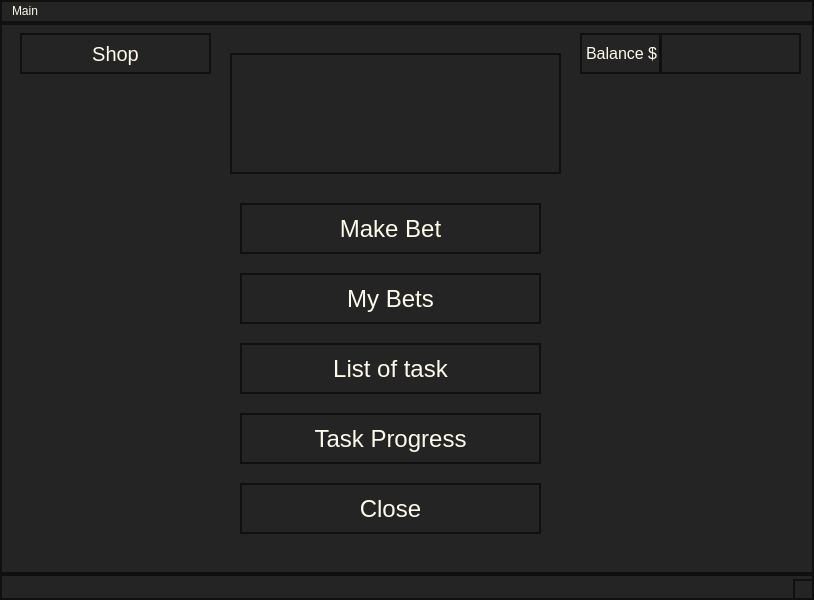
<?xml version="1.0" encoding="UTF-8"?>
<ui version="4.0">
 <class>MainWindow</class>
 <widget class="QMainWindow" name="MainWindow">
  <property name="geometry">
   <rect>
    <x>0</x>
    <y>0</y>
    <width>814</width>
    <height>600</height>
   </rect>
  </property>
  <property name="windowTitle">
   <string>MainWindow</string>
  </property>
  <property name="styleSheet">
   <string notr="true">background-color: rgb(36, 36, 36);
color: rgb(254, 251, 234);
border: 2px solid rgb(16, 16, 16);</string>
  </property>
  <widget class="QWidget" name="centralwidget">
   <widget class="QLineEdit" name="Balance">
    <property name="geometry">
     <rect>
      <x>660</x>
      <y>10</y>
      <width>141</width>
      <height>41</height>
     </rect>
    </property>
   </widget>
   <widget class="QLabel" name="label">
    <property name="geometry">
     <rect>
      <x>580</x>
      <y>10</y>
      <width>81</width>
      <height>41</height>
     </rect>
    </property>
    <property name="font">
     <font>
      <pointsize>12</pointsize>
     </font>
    </property>
    <property name="styleSheet">
     <string notr="true"/>
    </property>
    <property name="text">
     <string>Balance $</string>
    </property>
   </widget>
   <widget class="QPushButton" name="MakeBet">
    <property name="geometry">
     <rect>
      <x>240</x>
      <y>180</y>
      <width>301</width>
      <height>51</height>
     </rect>
    </property>
    <property name="font">
     <font>
      <pointsize>18</pointsize>
     </font>
    </property>
    <property name="text">
     <string>Make Bet</string>
    </property>
   </widget>
   <widget class="QPushButton" name="TaskList">
    <property name="geometry">
     <rect>
      <x>240</x>
      <y>320</y>
      <width>301</width>
      <height>51</height>
     </rect>
    </property>
    <property name="font">
     <font>
      <pointsize>18</pointsize>
     </font>
    </property>
    <property name="text">
     <string>List of task</string>
    </property>
   </widget>
   <widget class="QPushButton" name="TaskProgress">
    <property name="geometry">
     <rect>
      <x>240</x>
      <y>390</y>
      <width>301</width>
      <height>51</height>
     </rect>
    </property>
    <property name="font">
     <font>
      <pointsize>18</pointsize>
     </font>
    </property>
    <property name="text">
     <string>Task Progress</string>
    </property>
   </widget>
   <widget class="QPushButton" name="Close">
    <property name="geometry">
     <rect>
      <x>240</x>
      <y>460</y>
      <width>301</width>
      <height>51</height>
     </rect>
    </property>
    <property name="font">
     <font>
      <pointsize>18</pointsize>
     </font>
    </property>
    <property name="text">
     <string>Close</string>
    </property>
   </widget>
   <widget class="QPushButton" name="MyBets">
    <property name="geometry">
     <rect>
      <x>240</x>
      <y>250</y>
      <width>301</width>
      <height>51</height>
     </rect>
    </property>
    <property name="font">
     <font>
      <pointsize>18</pointsize>
     </font>
    </property>
    <property name="text">
     <string>My Bets</string>
    </property>
   </widget>
   <widget class="QPushButton" name="Shop">
    <property name="geometry">
     <rect>
      <x>20</x>
      <y>10</y>
      <width>191</width>
      <height>41</height>
     </rect>
    </property>
    <property name="font">
     <font>
      <pointsize>15</pointsize>
     </font>
    </property>
    <property name="text">
     <string>Shop</string>
    </property>
   </widget>
   <widget class="QGraphicsView" name="graphicsView">
    <property name="geometry">
     <rect>
      <x>230</x>
      <y>30</y>
      <width>331</width>
      <height>121</height>
     </rect>
    </property>
   </widget>
   <zorder>Balance</zorder>
   <zorder>MakeBet</zorder>
   <zorder>TaskList</zorder>
   <zorder>TaskProgress</zorder>
   <zorder>Close</zorder>
   <zorder>MyBets</zorder>
   <zorder>Shop</zorder>
   <zorder>label</zorder>
   <zorder>graphicsView</zorder>
  </widget>
  <widget class="QMenuBar" name="menubar">
   <property name="geometry">
    <rect>
     <x>0</x>
     <y>0</y>
     <width>814</width>
     <height>25</height>
    </rect>
   </property>
   <widget class="QMenu" name="menuMain">
    <property name="title">
     <string>Main</string>
    </property>
   </widget>
   <addaction name="menuMain"/>
  </widget>
  <widget class="QStatusBar" name="statusbar"/>
  <action name="actionlogo">
   <property name="text">
    <string>logo</string>
   </property>
  </action>
 </widget>
 <resources>
  <include location="../caslogo.qrc"/>
 </resources>
 <connections/>
</ui>
